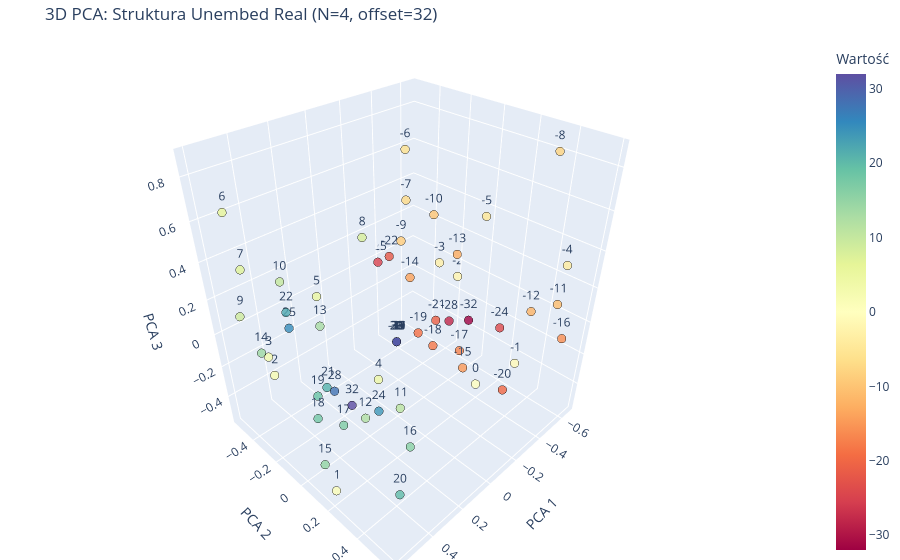

Source (notebook cell):
### Code cell
plot_real_output_pca_3d(model, N=N)
